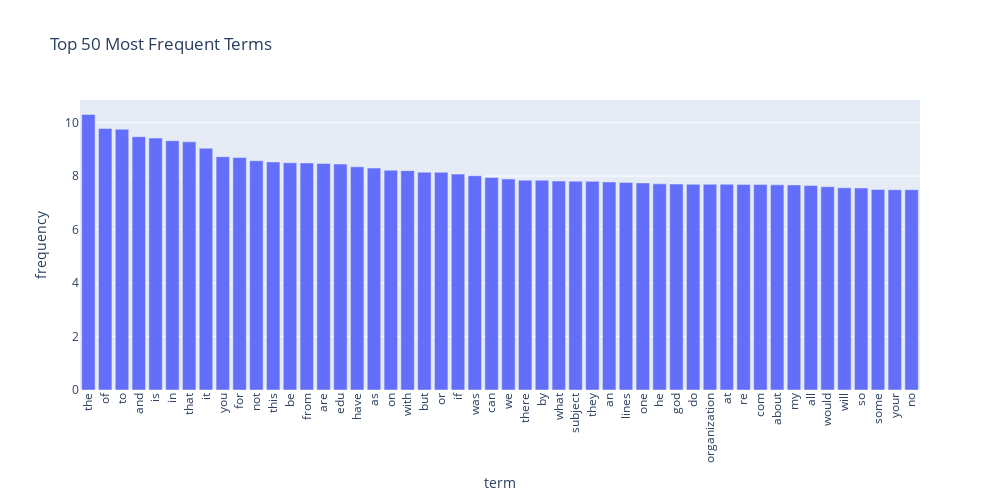

The notebook cell this image was saved under:
### Markdown cell above
### >>> **Exercise 15 (take home):** 
You can copy the code from the previous exercise and change the 'term_frequencies' variable for the 'term_frequencies_log', comment about the differences that you observe and talk about other possible insights that we can get from a log distribution.

### Code cell
# Answer here
N = 50  # how many top terms to visualize
top_idx = term_frequencies.argsort()[-N:][::-1]

df_top = pd.DataFrame({
    "term": count_vect.get_feature_names_out()[top_idx],
    "frequency": np.log(term_frequencies[top_idx])
})

fig = px.bar(df_top, x="term", y="frequency",
             title=f"Top {N} Most Frequent Terms")
fig.update_layout(xaxis_tickangle=-90, width=1000, height=500)
fig.show()

#The scale is compressed in logarithmic scale, and the rare words are more visible than in normal scale.

### Figure 1 — Plotly figure (JSON) as saved in the notebook; plotly's stock layout.template omitted (floating-point values rounded to 4 significant figures)
{"data": [{"hovertemplate": "term=%{x}<br>frequency=%{y}<extra></extra>", "legendgroup": "", "marker": {"color": "#636efa", "pattern": {"shape": ""}}, "name": "", "orientation": "v", "showlegend": false, "textposition": "auto", "type": "bar", "x": ["the", "of", "to", "and", "is", "in", "that", "it", "you", "for", "not", "this", "be", "from", "are", "edu", "have", "as", "on", "with", "but", "or", "if", "was", "can", "we", "there", "by", "what", "subject", "they", "an", "lines", "one", "he", "god", "do", "organization", "at", "re", "com", "about", "my", "all", "would", "will", "so", "some", "your", "no"], "xaxis": "x", "y": [10.3, 9.779, 9.754, 9.474, 9.421, 9.326, 9.28, 9.042, 8.725, 8.693, 8.573, 8.53, 8.497, 8.492, 8.47, 8.45, 8.347, 8.298, 8.219, 8.204, 8.147, 8.141, 8.073, 8.013, 7.944, 7.891, 7.846, 7.843, 7.813, 7.81, 7.803, 7.78, 7.763, 7.746, 7.711, 7.703, 7.693, 7.693, 7.692, 7.69, 7.683, 7.672, 7.67, 7.646, 7.601, 7.563, 7.556, 7.497, 7.492, 7.491], "yaxis": "y"}], "layout": {"barmode": "relative", "height": 500, "legend": {"tracegroupgap": 0}, "title": {"text": "Top 50 Most Frequent Terms"}, "width": 1000, "xaxis": {"anchor": "y", "domain": [0, 1], "tickangle": -90, "title": {"text": "term"}}, "yaxis": {"anchor": "x", "domain": [0, 1], "title": {"text": "frequency"}}}}
